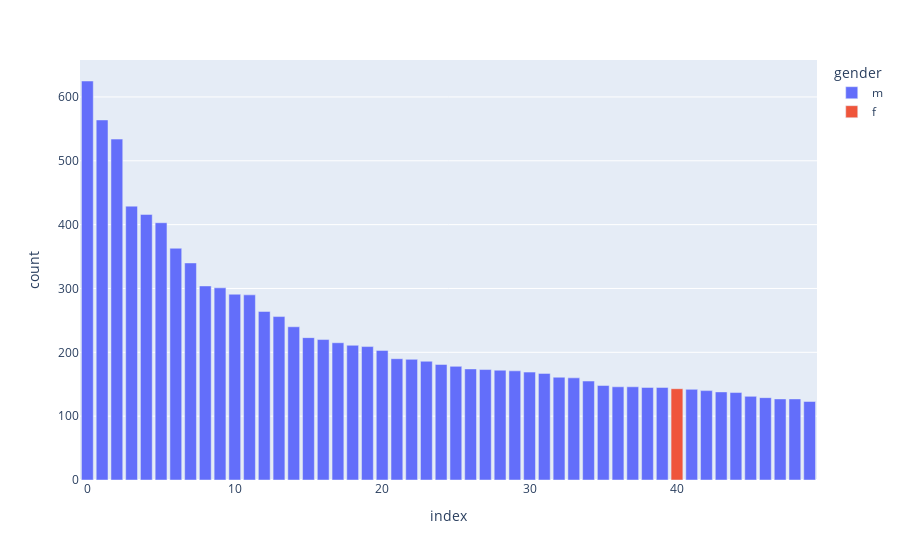

The code cell stored with this chart in its notebook:
### Code cell
px.bar(df[:50], y = "count", color="gender", hover_name="names")

### Figure 1 — Plotly figure (JSON) as saved in the notebook; plotly's stock layout.template omitted (floating-point values rounded to 4 significant figures)
{"data": [{"alignmentgroup": "True", "hovertemplate": "<b>%{hovertext}</b><br><br>gender=m<br>index=%{x}<br>count=%{y}<extra></extra>", "hovertext": ["Peter", "Hans", "Michael", "Thomas", "Wolfgang", "Christian", "Martin", "Klaus", "Heinz", "Walter", "Werner", "Andreas", "Ulrich", "Paul", "Joachim", "Dieter", "Robert", "Christoph", "Jürgen", "Stefan", "Karl", "Ernst", "Gerhard", "Rudolf", "Helmut", "Horst", "Rolf", "Manfred", "Alexander", "Jan", "Matthias", "Frank", "Georg", "Rainer", "Richard", "Fritz", "Günter", "Johannes", "Josef", "Friedrich", "Bernd", "Hermann", "Kurt", "Heinrich", "Daniel", "Wilhelm", "Otto", "Franz", "David"], "legendgroup": "m", "marker": {"color": "#636efa"}, "name": "m", "offsetgroup": "m", "orientation": "v", "showlegend": true, "textposition": "auto", "type": "bar", "x": [0, 1, 2, 3, 4, 5, 6, 7, 8, 9, 10, 11, 12, 13, 14, 15, 16, 17, 18, 19, 20, 21, 22, 23, 24, 25, 26, 27, 28, 29, 30, 31, 32, 33, 34, 35, 36, 37, 38, 39, 41, 42, 43, 44, 45, 46, 47, 48, 49], "xaxis": "x", "y": [625, 564, 534, 429, 416, 403, 363, 340, 304, 301, 291, 290, 264, 256, 240, 223, 220, 215, 211, 209, 203, 190, 189, 186, 181, 178, 174, 173, 172, 171, 169, 167, 161, 160, 155, 148, 146, 146, 145, 145, 142, 140, 138, 137, 131, 129, 127, 127, 123], "yaxis": "y"}, {"alignmentgroup": "True", "hovertemplate": "<b>%{hovertext}</b><br><br>gender=f<br>index=%{x}<br>count=%{y}<extra></extra>", "hovertext": ["Barbara"], "legendgroup": "f", "marker": {"color": "#EF553B"}, "name": "f", "offsetgroup": "f", "orientation": "v", "showlegend": true, "textposition": "auto", "type": "bar", "x": [40], "xaxis": "x", "y": [143], "yaxis": "y"}], "layout": {"barmode": "relative", "legend": {"title": {"text": "gender"}, "tracegroupgap": 0}, "margin": {"t": 60}, "xaxis": {"anchor": "y", "domain": [0, 1], "title": {"text": "index"}}, "yaxis": {"anchor": "x", "domain": [0, 1], "title": {"text": "count"}}}}
